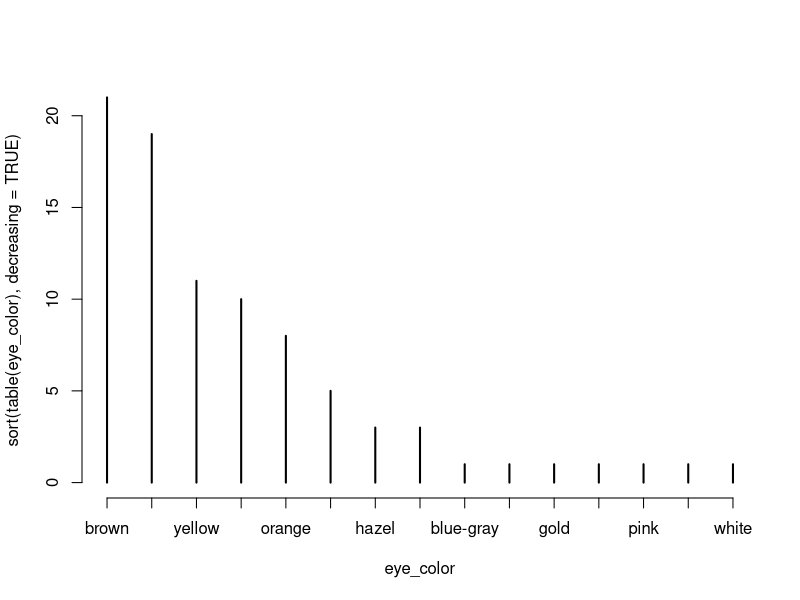

Generate this figure with R:
# Install and load tidyverse (only need install once)
install.packages("tidyverse")
require(tidyverse)

# ----------------------------------------------------------
# STARWARS DATA EXERCISE
# ----------------------------------------------------------

# Select variables, keep only Humans, remove missing values,
# convert height to meters, calculate BMI, group by gender,
# and compute average BMI
starwars %>% 
  select(gender, mass, height, species) %>% 
  filter(species == "Human") %>% 
  na.omit() %>% 
  mutate(height = height / 100) %>%             # convert cm → m
  mutate(BMI = mass / height^2) %>%             # BMI formula
  group_by(gender) %>% 
  summarise(Average_BMI = mean(BMI))


# ----------------------------------------------------------
# MSLEEP DATA EXERCISES
# ----------------------------------------------------------

# View msleep dataset
View(msleep)

# Filter animals that sleep more than 18 hours
my_data <- msleep %>% 
  select(name, sleep_total) %>% 
  filter(sleep_total > 18)


# Select primates (filter error corrected: order > 20 is invalid)
hello <- msleep %>% 
  select(name, order, bodywt, sleep_total) %>% 
  filter(order == "Primates")
hello

# Filter using OR condition
msleep %>% 
  select(name, order, bodywt, sleep_total) %>% 
  filter(order == "Primates" | order > 20)  # note: order is a category, not numeric


# Filter by specific animal names using OR
msleep %>% 
  select(name, order, bodywt, sleep_total) %>% 
  filter(name == "Cow" | name == "Dog" | name == "Goat")


# More efficient version using %in%
msleep %>% 
  select(name, order, bodywt, sleep_total) %>% 
  filter(name %in% c("Dog", "Goat", "Cow", "Horse"))


# Filter using numeric range: animals with sleep_total between 18 and 20 hours
msleep %>% 
  select(name, order, bodywt, sleep_total) %>% 
  filter(between(sleep_total, 18, 20))


# Filter animals with sleep_total ~ 17 (within ±0.5)
msleep %>% 
  select(name, conservation, order, bodywt, sleep_total) %>% 
  filter(near(sleep_total, 17, tol = 0.5))


# Filter animals with missing conservation values
msleep %>% 
  select(name, order, conservation, bodywt, sleep_total) %>% 
  filter(is.na(conservation))

# Filter animals with conservation values (not missing)
msleep %>% 
  select(name, order, conservation, bodywt, sleep_total) %>% 
  filter(!is.na(conservation))


# Group by diet type (vore), remove missing values, and summarise
msleep %>% 
  drop_na(sleep_rem, vore) %>% 
  group_by(vore) %>% 
  summarise(
    "Average Total Sleep" = mean(sleep_total),
    "Max REM sleep" = max(sleep_rem)
  ) %>% 
  View()


# ----------------------------------------------------------
# EXPLORING YOUR DATA
# ----------------------------------------------------------

library(tidyverse)

?starwars          # Open documentation
dim(starwars)      # Dimensions (rows, columns)
str(starwars)      # Structure of data
glimpse(starwars)  # Compact alternative to str()
attach(starwars)   # Attach variables to search path (use carefully)
names(starwars)    # Column names
length(starwars)   # Number of variables (columns)

length(hair_color)
unique(hair_color)
View(sort(table(hair_color), decreasing = TRUE))
plot(sort(table(eye_color), decreasing = TRUE))


#Functions in R

multiply <- function(x,y) 
{
  return(x*y)
}
multiply(3,5)


# Assigning numbers
a <- 25             # whole number
b <- 4.987          # decimal number

# Checking the type
typeof(a)           # returns "double"
typeof(b)           # returns "double"

# Explicitly creating an integer
c <- 25L            # 'L' makes R treat it specifically as integer
typeof(c)           # returns "integer"

# Character examples
message1 <- "Learning R is fun!"
message2 <- 'Let’s master R together.'

# Confirming data type
typeof(message1)      # returns "character"

# Combining text (concatenation)
paste(message1, message2) # Results in "Learning R is fun! Let’s master R together."


# Logical examples
task_completed <- TRUE
task_failed <- FALSE

typeof(task_completed)  # returns "logical"

# Logical operations
task_completed & task_failed # logical "AND"; returns FALSE 
task_completed | task_failed # logical "OR"; returns TRUE

# Some example variables
x <- 42
name <- "Alex"
is_sunny <- FALSE

# Check data types
is.numeric(x)       # Returns TRUE, because 42 is numeric
is.character(name)  # Returns TRUE, because "Alex" is character text
is.logical(is_sunny)# Returns TRUE, FALSE is logical

# Original variables
x <- 42
name <- "Alex"
is_sunny <- FALSE

# Convert numeric to character
x_as_text <- as.character(x)
x_as_text            # "42"
typeof(x_as_text)    # "character"

name <- "Alex"
name_as_number <- as.numeric(name) # R flags a warning
name_as_number                     # returns NA

number_text <- "56.7"
number_converted <- as.numeric(number_text)
number_converted          # 56.7 (successful conversion)
is.na(number_converted)   # FALSE indicates success, no issues

memory.size() # Checks current memory usage
gc()          # Manually triggers memory cleanup

# Numeric and character combined leads to characters
mixed_vector <- c(12, "data", 50)

typeof(mixed_vector) # returns "character"
mixed_vector         # returns "12", "data", "50"

number_as_text <- "42"
number_converted <- as.numeric(number_as_text)
typeof(number_converted) # returns "double"

my_data <- c(5, NA, 7)
is.na(my_data)  # returns FALSE TRUE FALSE
sum(my_data, na.rm=TRUE) # returns 12 (ignores NA)

empty_var <- NULL
is.null(empty_var)    # TRUE
length(empty_var)     # 0
length(NA)            # 1 (NA counts as a placeholder still occupying space)

undefined_result <- 0/0
is.nan(undefined_result) # TRUE




